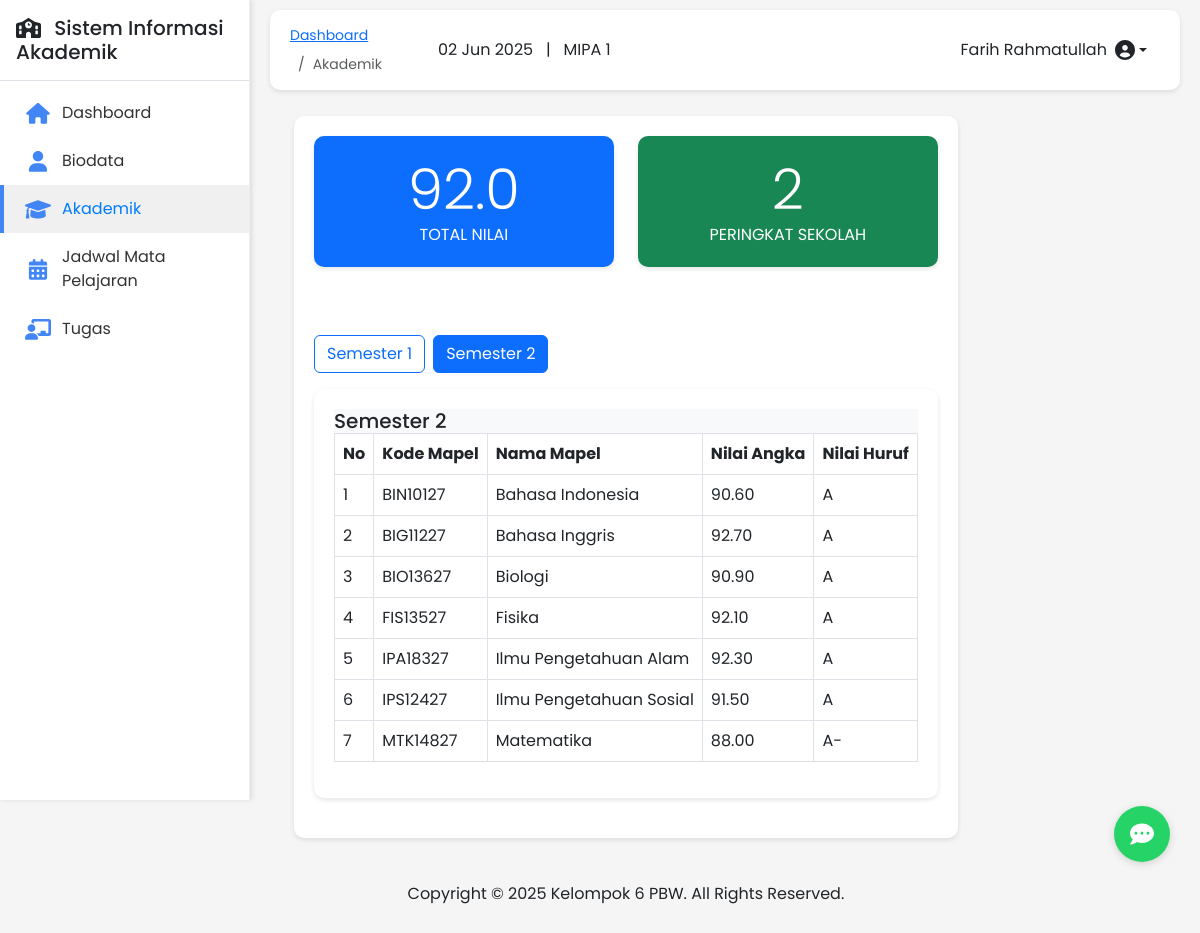
The page /akademik.php?semester=2 (signed in) on the database its author committed.
### tables this page shows
CREATE TABLE `classes` (
  `id` int(11) NOT NULL,
  `name` varchar(20) NOT NULL,
  `level` enum('X','XI','XII') NOT NULL,
  `specialization` varchar(50) NOT NULL,
  `classroom` varchar(20) DEFAULT NULL,
  `academic_year` varchar(9) NOT NULL,
  `created_at` timestamp NOT NULL DEFAULT current_timestamp(),
  `updated_at` timestamp NOT NULL DEFAULT current_timestamp() ON UPDATE current_timestamp()
);

CREATE TABLE `grades` (
  `id` int(11) NOT NULL,
  `student_id` int(11) NOT NULL,
  `subject_id` int(11) NOT NULL,
  `teacher_id` int(11) NOT NULL,
  `academic_year` varchar(9) NOT NULL,
  `semester` int(11) NOT NULL,
  `assignment_score` decimal(5,2) DEFAULT NULL,
  `midterm_score` decimal(5,2) DEFAULT NULL,
  `final_score` decimal(5,2) DEFAULT NULL,
  `total_score` decimal(5,2) DEFAULT NULL,
  `letter_grade` varchar(2) DEFAULT NULL,
  `created_at` timestamp NOT NULL DEFAULT current_timestamp(),
  `updated_at` timestamp NOT NULL DEFAULT current_timestamp() ON UPDATE current_timestamp()
);

CREATE TABLE `subjects` (
  `id` int(11) NOT NULL,
  `code` varchar(20) NOT NULL,
  `name` varchar(100) NOT NULL,
  `curriculum` varchar(50) DEFAULT NULL,
  `created_at` timestamp NOT NULL DEFAULT current_timestamp(),
  `updated_at` timestamp NOT NULL DEFAULT current_timestamp() ON UPDATE current_timestamp()
);

### config.php (called while the page is built, shortened)
<?php
function isLoggedIn() {
    return isset($_SESSION['user_id']) && !empty($_SESSION['user_id']);
}
?>

### akademik.php (the view, shortened to what this page needs)
<?php
$page_title = 'Akademik';
require_once 'config.php';
$student_id = $_SESSION['user_id'];
$total_sql = "SELECT AVG(total_score) as total_score FROM grades WHERE student_id = $student_id";
$total_result = $conn->query($total_sql);
$total_nilai = $total_result->fetch_assoc()['total_score'] ?? 0;
$total_nilai = number_format($total_nilai, 1);
$rank_sql = "SELECT s.id, s.name, AVG(g.total_score) as avg_score
             FROM students s
             JOIN grades g ON s.id = g.student_id
             GROUP BY s.id
             ORDER BY avg_score DESC";
$rank_result = $conn->query($rank_sql);
$rank = 0;
if ($rank_result->num_rows > 0) {
    $counter = 1;
    while ($row = $rank_result->fetch_assoc()) {
        if ($row['id'] == $student_id) {
            $rank = $counter;
            break;
        }
        $counter++;
    }
}
$semester_sql = "SELECT DISTINCT semester FROM grades WHERE student_id = $student_id ORDER BY semester";
$semester_result = $conn->query($semester_sql);
$semesters = [];
if ($semester_result->num_rows > 0) {
    while ($row = $semester_result->fetch_assoc()) {
        $semesters[] = $row['semester'];
    }
}
$selected_semester = isset($_GET['semester']) ? (int)$_GET['semester'] : ($semesters[0] ?? 1);
$grades_sql = "SELECT g.*, s.code as subject_code, s.name as subject_name
               FROM grades g
               JOIN subjects s ON g.subject_id = s.id
               WHERE g.student_id = $student_id AND g.semester = $selected_semester";
$grades_result = $conn->query($grades_sql);
include 'includes/header.php';
?>
<div class="container-fluid px-4">
    <div class="row">
        <div class="col-12">
            <div class="content-card">
                <div class="akademik-content">
                    <div class="row">
                        <div class="col-md-6 mb-4">
                            <div class="content-card bg-primary text-white text-center">
                                <h2 class="display-4 mb-0"><?php echo $total_nilai; ?></h2>
                                <p class="mb-0">TOTAL NILAI</p>
                            </div>
                        </div>
                        <div class="col-md-6 mb-4">
                            <div class="content-card bg-success text-white text-center">
                                <h2 class="display-4 mb-0"><?php echo $rank; ?></h2>
                                <p class="mb-0">PERINGKAT SEKOLAH</p>
                            </div>
                        </div>
                    </div>
                    <?php if (!empty($semesters)): ?>
                        <div class="mt-4">
                            <div class="d-flex mb-3">
                                <?php foreach ($semesters as $semester): ?>
                                    <a href="?semester=<?php echo $semester; ?>" class="btn <?php echo $semester == $selected_semester ? 'btn-primary' : 'btn-outline-primary'; ?> me-2">
                                        Semester <?php echo $semester; ?>
                                    </a>
                                <?php endforeach; ?>
                            </div>
                            <div class="content-card">
                                <div class="card-header bg-light">
                                    <h5 class="mb-0">Semester <?php echo $selected_semester; ?></h5>
                                </div>
                                <div class="card-body p-0">
                                    <div class="table-responsive">
                                        <table class="table table-hover table-bordered">
                                            <thead>
                                                <tr>
                                                    <th>No</th>
                                                    <th>Kode Mapel</th>
                                                    <th>Nama Mapel</th>
                                                    <th>Nilai Angka</th>
                                                    <th>Nilai Huruf</th>
                                                </tr>
                                            </thead>
                                            <tbody>
                                                <?php
                                                if ($grades_result->num_rows > 0):
                                                    $counter = 1;
                                                    while ($grade = $grades_result->fetch_assoc()):
                                                ?>
                                                <tr>
                                                    <td><?php echo $counter++; ?></td>
                                                    <td><?php echo htmlspecialchars($grade['subject_code']); ?></td>
                                                    <td><?php echo htmlspecialchars($grade['subject_name']); ?></td>
                                                    <td><?php echo number_format($grade['total_score'], 2); ?></td>
                                                    <td><?php echo htmlspecialchars($grade['letter_grade']); ?></td>
                                                </tr>
                                                <?php
                                                    endwhile;
                                                else:
                                                ?>
                                                <tr>
                                                    <td colspan="5" class="text-center">Tidak ada data nilai untuk semester ini.</td>
                                                </tr>
                                                <?php endif; ?>
                                            </tbody>
                                        </table>
                                    </div>
                                </div>
                            </div>
                        </div>
                    <?php else: ?>
                        <div class="alert alert-info mt-4">
                            Belum ada data nilai tersedia.
                        </div>
                    <?php endif; ?>
                </div>
            </div>
        </div>
    </div>
</div>
<?php
include 'includes/footer.php';
?>

### includes/header.php (shortened to what this page needs)
<?php
require_once 'config.php';
require_once 'auth.php';
$current_date = date('d M Y');
$current_user = $_SESSION['name'] ?? 'Guest User';
$class_info = 'MIPA';
if (isLoggedIn() && isset($_SESSION['class_id'])) {
    $class_id = $_SESSION['class_id'];
    $class_sql = "SELECT c.specialization FROM classes c WHERE c.id = $class_id LIMIT 1";
    $class_result = $conn->query($class_sql);
    if ($class_result && $class_result->num_rows > 0) {
        $class_info = $class_result->fetch_assoc()['specialization'];
    }
}
?>
<!DOCTYPE html>
<html lang="id">
<head>
    <link href="https://cdn.jsdelivr.net/npm/bootstrap@5.3.0-alpha1/dist/css/bootstrap.min.css" rel="stylesheet">
    <link rel="stylesheet" href="https://cdnjs.cloudflare.com/ajax/libs/font-awesome/6.0.0/css/all.min.css">
    <link rel="stylesheet" href="css/style.css">
</head>
<body>
<?php if (isLoggedIn() && !isset($is_login_page)): ?>
    <div class="d-flex">
        <?php include 'includes/sidebar.php'; ?>
        <div class="main-content">
            <div class="header-bar">
                <div class="d-none d-md-block">
                    <nav aria-label="breadcrumb">
                        <ol class="breadcrumb mb-0" style="display:flex;gap:8px;align-items:center;">
                            <li class="breadcrumb-item" style="display:inline-flex;align-items:center;">
                                <a href="dashboard.php">Dashboard</a>
                            </li>
                            <?php if (isset($page_title)): ?>
                                <li class="breadcrumb-item active" aria-current="page" style="display:inline-flex;align-items:center;">
                                    <?php echo $page_title; ?>
                                </li>
                            <?php endif; ?>
                        </ol>
                    </nav>
                </div>
                <div class="d-flex align-items-center w-100 justify-content-end">
                    <div class="me-3 d-none d-md-block">
                        <span class="me-2"><?php echo $current_date; ?> &nbsp; | &nbsp; <?php echo htmlspecialchars($class_info); ?></span>
                    </div>
                    <div class="dropdown d-none d-md-block">
                        <button class="btn dropdown-toggle d-flex align-items-center" type="button" id="userDropdown" data-bs-toggle="dropdown" aria-expanded="false">
                            <span class="me-2"><?php echo htmlspecialchars($current_user); ?></span>
                            <i class="fas fa-user-circle fa-lg"></i>
                        </button>
                    </div>
                </div>
            </div>
            <div class="content-wrapper pt-3">
<?php endif; ?>

### css/style.css (style rules this page uses)
:root { --primary-color: #4285F4; --secondary-color: #FFD100; --success-color: #34A853; --danger-color: #EA4335; --light-color: #F8F9FA; --dark-color: #343A40; }
body { font-family: 'Poppins', sans-serif; background-color: #F5F5F5; }
.main-content { margin-left: 250px; padding: 20px; min-height: 100vh; }
.header-bar { background-color: white; padding: 15px 20px; border-radius: 10px; margin-bottom: 20px; display: flex; justify-content: space-between; align-items: center; box-shadow: 0 2px 5px rgba(0, 0, 0, 0.1); height: 80px; }
.breadcrumb { margin-bottom: 0; font-size: 14px; }
.header-bar .dropdown { margin-left: auto; }
.content-card { background-color: white; border-radius: 10px; padding: 20px; margin-bottom: 20px; box-shadow: 0 2px 5px rgba(0, 0, 0, 0.1); }

### includes/header.php (style rules this page uses)
.header-bar { background-color: white; padding: 15px 20px; border-radius: 10px; display: flex; justify-content: space-between; align-items: center; box-shadow: 0 2px 5px rgba(0, 0, 0, 0.1); height: 80px; position: fixed; top: 0; right: 0; left: 0; z-index: 1030; margin: 10px 20px; width: calc(100% - 40px); }
.breadcrumb { margin-bottom: 0; font-size: 14px; }
.header-bar .dropdown { margin-left: auto; }
.main-content { padding-top: 100px; }
@media (min-width: 768px) { .header-bar { left: 250px; width: calc(100% - 250px - 40px); } }
@media (min-width: 768px) { .main-content { margin-left: 250px; } }

### rows shown on the page
classes: specialization "MIPA 1"
grades: subject.code "BIN10127", subject.name "Bahasa Indonesia", total_score "90.60", letter_grade "A"
grades: subject.code "BIG11227", subject.name "Bahasa Inggris", total_score "92.70", letter_grade "A"
grades: subject.code "BIO13627", subject.name "Biologi", total_score "90.90", letter_grade "A"
grades: subject.code "FIS13527", subject.name "Fisika", total_score "92.10", letter_grade "A"
grades: subject.code "IPA18327", subject.name "Ilmu Pengetahuan Alam", total_score "92.30", letter_grade "A"
grades: subject.code "IPS12427", subject.name "Ilmu Pengetahuan Sosial", total_score "91.50", letter_grade "A"
grades: subject.code "MTK14827", subject.name "Matematika", total_score "88.00", letter_grade "A-"

### other values the page prints
$site_name "Sistem Informasi Akademik"
$page_title "Akademik"
$current_user "Farih Rahmatullah"
$total_nilai "92.0"
$rank "2"
$semester "1"
$semester "2"
$selected_semester "2"
